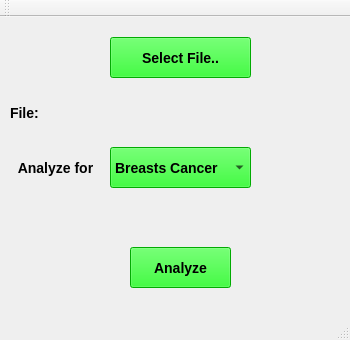
<?xml version="1.0" encoding="UTF-8"?>
<ui version="4.0">
 <class>MainWindow</class>
 <widget class="QMainWindow" name="MainWindow">
  <property name="geometry">
   <rect>
    <x>0</x>
    <y>0</y>
    <width>350</width>
    <height>340</height>
   </rect>
  </property>
  <property name="minimumSize">
   <size>
    <width>300</width>
    <height>300</height>
   </size>
  </property>
  <property name="maximumSize">
   <size>
    <width>512</width>
    <height>512</height>
   </size>
  </property>
  <property name="windowTitle">
   <string>CheckI</string>
  </property>
  <property name="styleSheet">
   <string notr="true">QPushButton, QComboBox {
	background-color: #03F003;
	color: black;
	
	
}

menubar, toolbar {
	height: 1px;
}

QWidget {
	color: #white
	background: #011001;
	font: bold 14px;
}</string>
  </property>
  <widget class="QWidget" name="centralwidget">
   <widget class="QPushButton" name="select_button">
    <property name="geometry">
     <rect>
      <x>110</x>
      <y>20</y>
      <width>141</width>
      <height>41</height>
     </rect>
    </property>
    <property name="text">
     <string>Select File..</string>
    </property>
   </widget>
   <widget class="QPushButton" name="analyze_button">
    <property name="geometry">
     <rect>
      <x>130</x>
      <y>230</y>
      <width>101</width>
      <height>41</height>
     </rect>
    </property>
    <property name="text">
     <string>Analyze</string>
    </property>
   </widget>
   <widget class="QComboBox" name="comboBox">
    <property name="geometry">
     <rect>
      <x>110</x>
      <y>130</y>
      <width>141</width>
      <height>41</height>
     </rect>
    </property>
    <item>
     <property name="text">
      <string>Breasts Cancer</string>
     </property>
    </item>
    <item>
     <property name="text">
      <string>Pneumonia</string>
     </property>
    </item>
   </widget>
   <widget class="QLabel" name="label">
    <property name="geometry">
     <rect>
      <x>10</x>
      <y>130</y>
      <width>91</width>
      <height>41</height>
     </rect>
    </property>
    <property name="text">
     <string>Analyze for</string>
    </property>
    <property name="alignment">
     <set>Qt::AlignCenter</set>
    </property>
   </widget>
   <widget class="QLabel" name="path_label">
    <property name="geometry">
     <rect>
      <x>10</x>
      <y>70</y>
      <width>291</width>
      <height>51</height>
     </rect>
    </property>
    <property name="text">
     <string>File: </string>
    </property>
    <property name="wordWrap">
     <bool>true</bool>
    </property>
   </widget>
  </widget>
  <widget class="QMenuBar" name="menubar">
   <property name="geometry">
    <rect>
     <x>0</x>
     <y>0</y>
     <width>350</width>
     <height>25</height>
    </rect>
   </property>
  </widget>
  <widget class="QStatusBar" name="statusbar"/>
  <widget class="QToolBar" name="toolBar">
   <property name="windowTitle">
    <string>toolBar</string>
   </property>
   <attribute name="toolBarArea">
    <enum>TopToolBarArea</enum>
   </attribute>
   <attribute name="toolBarBreak">
    <bool>false</bool>
   </attribute>
  </widget>
 </widget>
 <resources>
  <include location="style.css"/>
 </resources>
 <connections/>
</ui>
